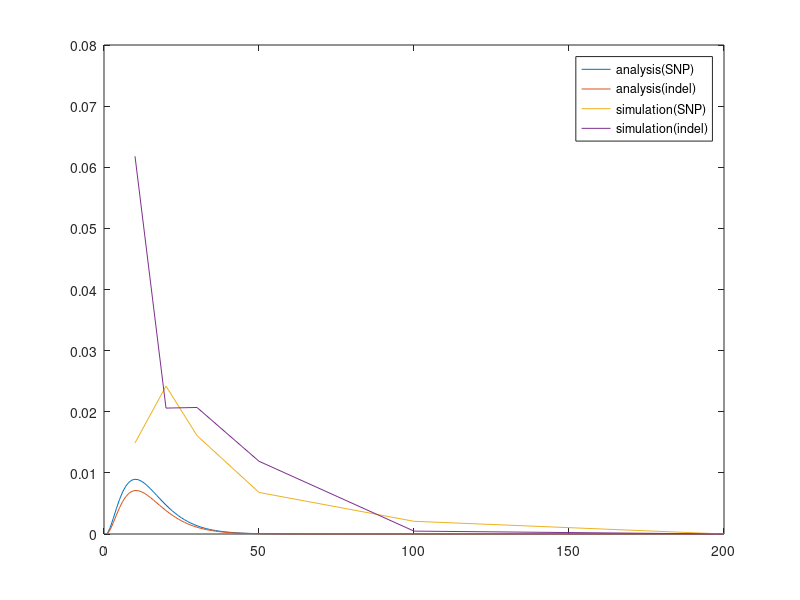

Write the MATLAB code that produced this figure.
x = 1:200;
y = 1-exp(-0.0008*(x.*(x-1))./exp(0.223*x*(1-0.067-0.00014*(4.45/1.88))));
y2 = 1-exp(-0.0004*(x.*(x-1))./exp(0.223*x*(1-0.067-0.00014*(4.45/1.88)))).*(0.25*exp(-0.000625*(x-1).^2./exp(0.223*x*(1-0.067-0.00014*(4.45/1.88))))+0.75*exp(-0.00014*(x-1).^2./exp(0.223*x*(1-0.067-0.00014*(4.45/1.88)))));
% y = 1-exp(-0.0008*(x.*(x-1))./exp(0.223*x*(1-0.25-0.0079*(4.45/1.88))));
% y2 = 1-exp(-0.0004*(x.*(x-1))./exp(0.223*x*(1-0.25-0.0079*(4.45/1.88)))).*(0.25*exp(-0.000625*(x-1).^2./exp(0.223*x*(1-0.25-0.0079*(4.45/1.88))))+0.75*exp(-0.0004*(x-1).^2./exp(0.223*x*(1-0.25-0.0079*(4.45/1.88)))));
plot(x,y);
hold on
plot(x,y2);
z = [10 20 30 50 100 200];
% p = [0.0743 0.0748 0.0844 0.0680 0.0684 0.0551];
p = [0.0149 0.0242 0.0161 0.00680 0.00208 0];
p2 = [0.0618 0.0206 0.0207 0.0119 0.000472 0];
% p = [0.0058 0.0054 0.00213 0 0.00144 0];
% p2 = [0 0 0 0 0 0];
% p = [0.0183 0.0099 0.0085 0.0236 0.0192 0];
% p2 = [0.056 0.214 0 0.08 0 0];
plot(z,p);
plot(z,p2);
legend('analysis(SNP)', 'analysis(indel)', 'simulation(SNP)', 'simulation(indel)');